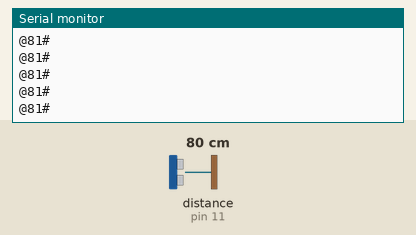
The sketch below on a simulated Arduino Uno, built with avr-gcc and run on an emulated ATmega328P. Parts: the last lines printed to the serial monitor. Inputs (shaded band) come from the test bench; at power-on: distance to the obstacle (sensor on pin 11) 80 cm. The echo pulse lasts 58.3 µs per cm.

Above: at 1.2 s.
1.3 s: distance to the obstacle (sensor on pin 11) set to 2 cm
At 1.34 s:
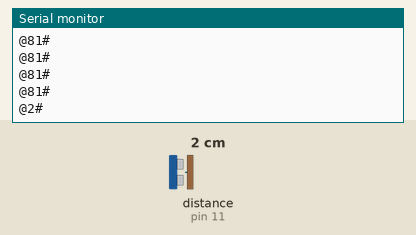
2.8 s: distance to the obstacle (sensor on pin 11) set to 4 cm
At 2.82 s:
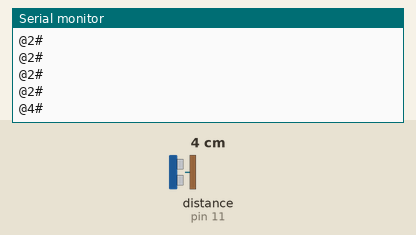
Timing chart, 0 to 5.8 s (numbered marks = the images above; inputs shaded):
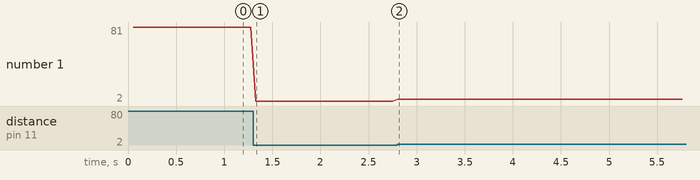

The sketch:

sonar.ino
```cpp
#include <NewPing.h>

#define TRIGGER_PIN  12
#define ECHO_PIN     11
#define MAX_DISTANCE 200

NewPing sonar(TRIGGER_PIN, ECHO_PIN, MAX_DISTANCE);

void setup() {
  Serial.begin(115200);
}

void loop() {
  delay(50);
  int uS = sonar.ping();
  Serial.print("@");
  Serial.print(uS / US_ROUNDTRIP_CM);
  Serial.println("#");
}
```

Measured:
- after the input at 1.3 s, the serial monitor: prints a new line at once (image 1)
- after the input at 2.8 s, the serial monitor: prints a new line at once (image 2)
- plotted number 1: 81 → 2 after the input at 1.3 s, 2 → 4 after the input at 2.8 s
